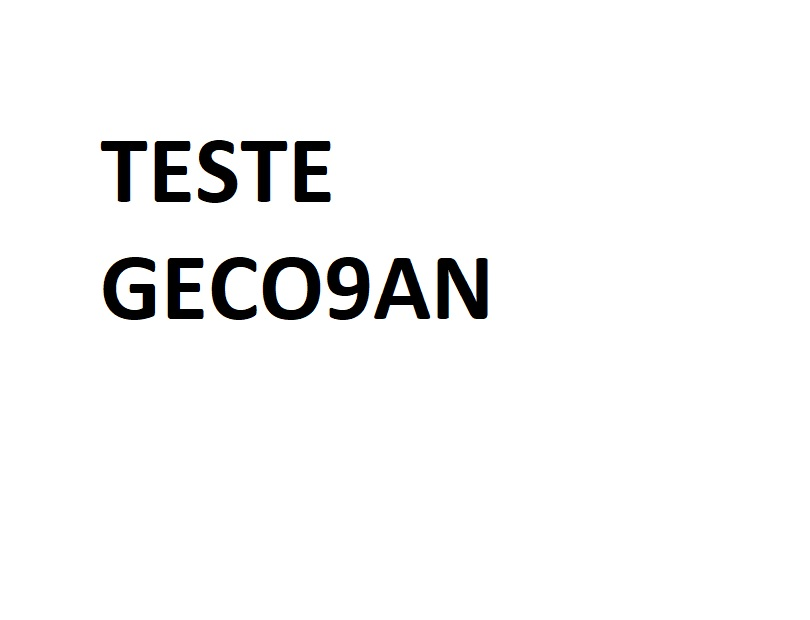
#> input picture Aula_03_03/images/entrada.jpg, 810 x 620 px
$ python ex01.py
#> lines starting #> are read from the running program, lines starting #| are printed output that depends on the picture
import cv2

image = cv2.imread('images/entrada.jpg')
#> image is the input picture: shape (620, 810, 3); mean B, G, R 246, 246, 246

vertical_size = image.shape[0]
#> vertical_size = 620
horizontal_size = image.shape[1]
#> horizontal_size = 810


def create_lines():
    # Horizontal Lines
    image[20:40, 20:horizontal_size - 20] = (255, 0, 0)
    image[vertical_size - 40:vertical_size - 20, 20:image.shape[1] - 20] = (255, 0, 0)
    # Vertical Lines
    image[20:vertical_size - 20, 20:40] = (255, 0, 0)
    image[20:vertical_size - 20, horizontal_size - 40:horizontal_size - 20] = (255, 0, 0)


def write_name():
    cv2.putText(image, "Bruno Uemura", (320, 560), cv2.FONT_HERSHEY_SIMPLEX, 0.8, (0, 0, 0), 2)
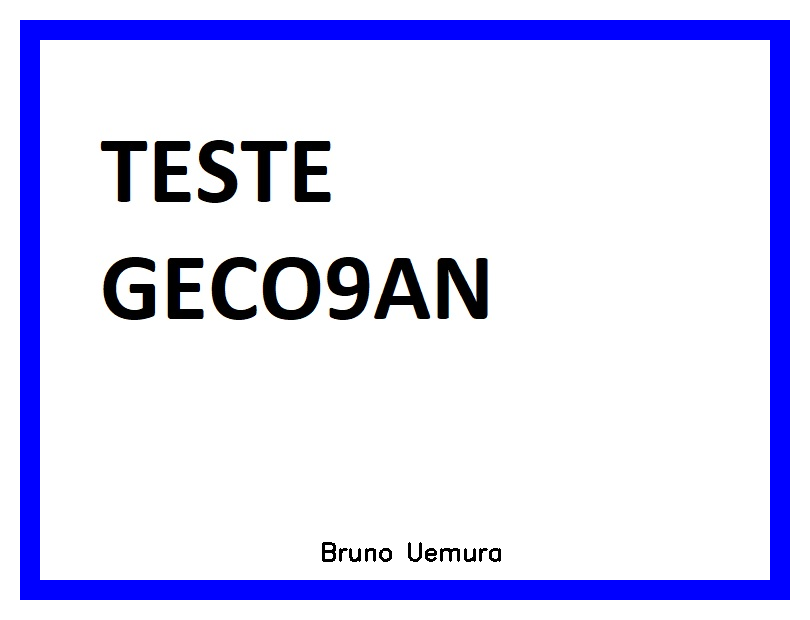
#> image: shape (620, 810, 3); mean B, G, R 245.4, 218.8, 218.8


def change_colors():
    for x in range(0, horizontal_size, 1):
        for y in range(0, vertical_size, 1):
            (b, g, r) = image[y, x]
            if b >= 240 and g >= 240 and r >= 240:
                image[y, x] = (0, 200, 0)
            elif b == 0 and g == 0 and r == 0:
                image[y, x] = (0, 50, 0)
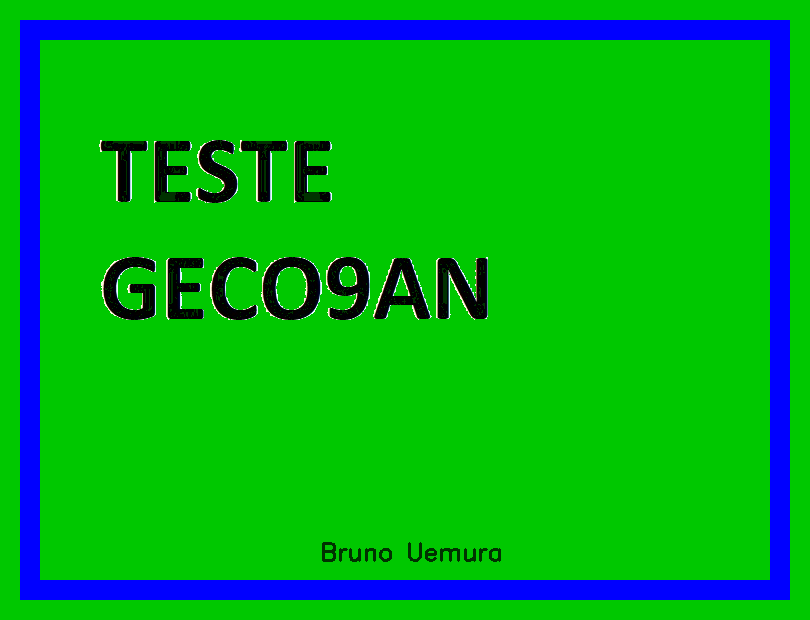
#> image: shape (620, 810, 3); mean B, G, R 28, 172.3, 1.4


def save_image():
    cv2.imshow("Imagem alterada", image)
    cv2.imwrite("images/saida_ex01.jpg", image)
    cv2.waitKey(0)


create_lines()
write_name()
change_colors()
save_image()

$ run again, with Aula_03_03/images/Direita.JPG copied over Aula_03_03/images/entrada.jpg
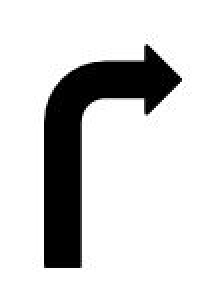
#> input picture Aula_03_03/images/Direita.JPG, 105 x 148 px (shown 2 times larger)
#> image is the input picture: shape (148, 105, 3); min 0, max 255, mean 210.2
#> in create_lines, `image[20:vertical_size - 20, horizontal_size - 40:horizontal_size - 20..`:
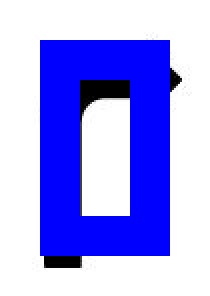
#> image: shape (148, 105, 3) (shown 2 times larger); mean B, G, R 247.4, 160.1, 160.1
#> after the loop in change_colors, `for x in range(0, horizontal_size, 1):`:
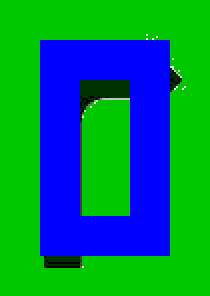
#> image: shape (148, 105, 3) (shown 2 times larger); mean B, G, R 88.1, 126.8, 0.8

$ run again, with Aula_03_03/images/vermelho.JPG copied over Aula_03_03/images/entrada.jpg
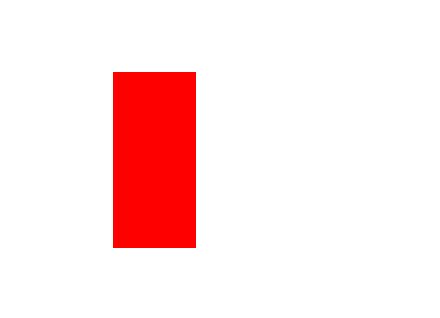
#> input picture Aula_03_03/images/vermelho.JPG, 440 x 318 px
#> image is the input picture: shape (318, 440, 3); mean B, G, R 228.4, 228.4, 254.6
#> in create_lines, `image[20:vertical_size - 20, horizontal_size - 40:horizontal_size - 20..`:
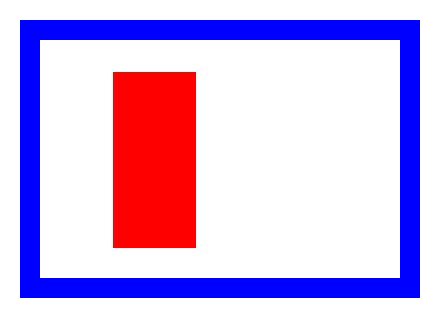
#> image: shape (318, 440, 3); mean B, G, R 228.4, 181.9, 208.1
#> after the loop in change_colors, `for x in range(0, horizontal_size, 1):`:
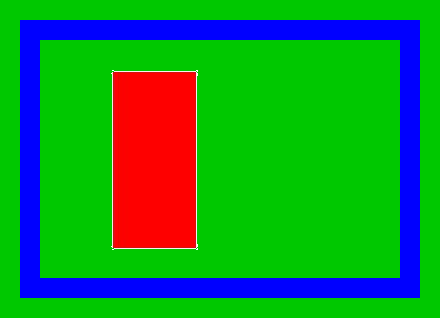
#> image: shape (318, 440, 3); mean B, G, R 47.5, 142.9, 27.2
